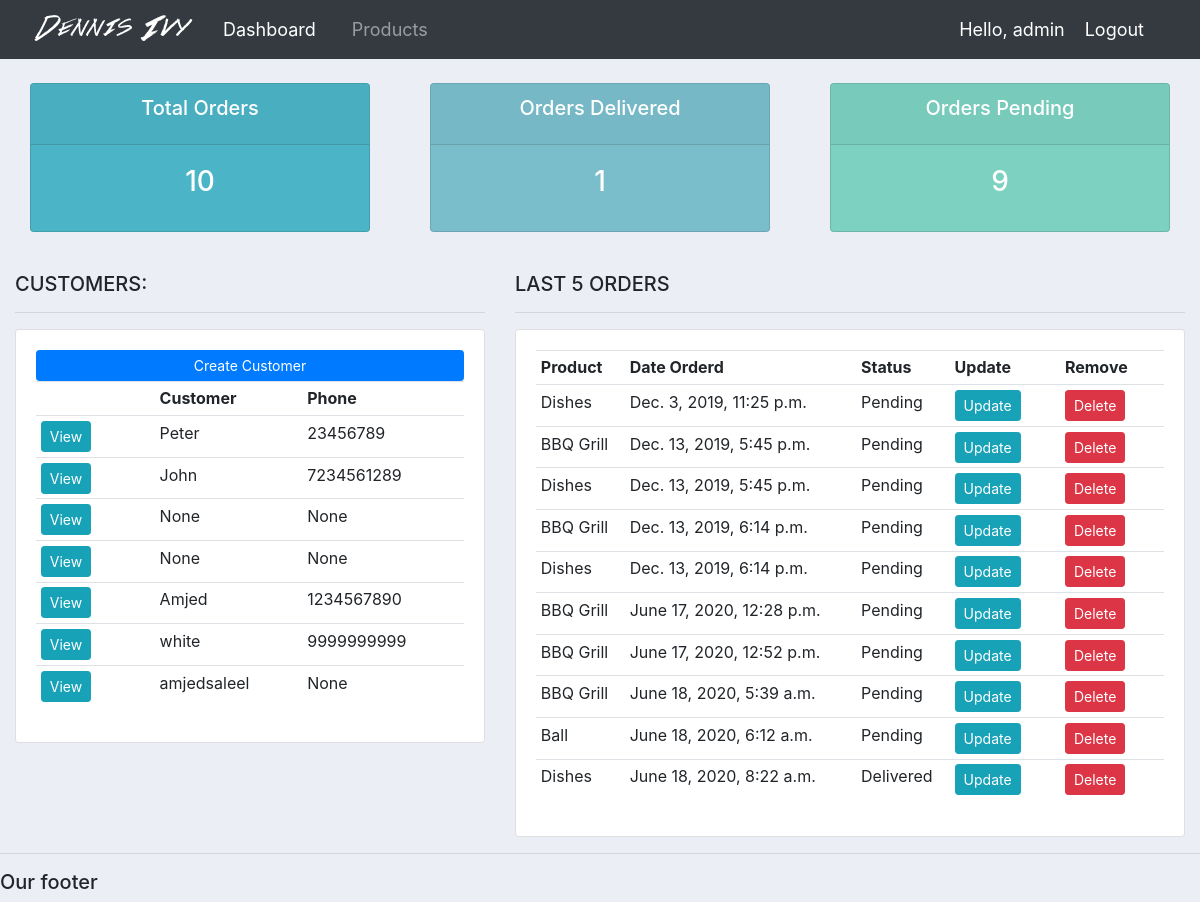
The page / (signed in) on the database its author committed.
### accounts/models.py (models this page shows, shortened)
class Customer(models.Model):
	user = models.OneToOneField(User, null=True, blank=True, on_delete=models.CASCADE)
	name = models.CharField(max_length=200, null=True)
	phone = models.CharField(max_length=200, null=True)
	email = models.CharField(max_length=200, null=True)
	profile_pic = models.ImageField(default='profile1.png', null=True, blank=True)
	date_created = models.DateTimeField(auto_now_add=True, null=True)

class Order(models.Model):
	STATUS = (
			('Pending', 'Pending'),
			('Out for delivery', 'Out for delivery'),
			('Delivered', 'Delivered'),
			)
	customer = models.ForeignKey(Customer, null=True, on_delete= models.SET_NULL)
	product = models.ForeignKey(Product, null=True, on_delete= models.SET_NULL)
	date_created = models.DateTimeField(auto_now_add=True, null=True)
	status = models.CharField(max_length=200, null=True, choices=STATUS)
	note = models.CharField(max_length=200, null=True)

class Product(models.Model):
	CATEGORY = (
			('Indoor', 'Indoor'),
			('Out Door', 'Out Door'),
			)
	name = models.CharField(max_length=200, null=True)
	price = models.FloatField(null=True)
	category = models.CharField(max_length=200, null=True, choices=CATEGORY)
	description = models.CharField(max_length=200, null=True, blank=True)
	date_created = models.DateTimeField(auto_now_add=True, null=True)
	tags = models.ManyToManyField(Tag)
	def __str__(self):
		return self.name

### accounts/decorators.py (the view)
    def wrapper_func(request, *args, **kwargs):
        group = None
        if request.user.groups.exists():
            group = request.user.groups.all()[0].name
        if group == 'customer':
            return redirect('user-page')
        if group == 'admin':
            return view_func(request, *args, **kwargs)

### accounts/views.py (called while the page is built)
@login_required(login_url='login')
@admin_only
def home(request):
    orders = Order.objects.all()
    customers = Customer.objects.all()
    total_customers = customers.count()
    total_orders = orders.count()
    delivered = orders.filter(status='Delivered').count()
    pending = orders.filter(status='Pending').count()
    context = {'orders': orders, 'customers': customers,
               'total_orders': total_orders, 'delivered': delivered,
               'pending': pending}
    return render(request, 'accounts/dashboard.html', context)

### accounts/templates/accounts/dashboard.html
{%  extends 'accounts/main.html' %}
{% block content %}
{%  include 'accounts/status.html' %}
<br>
<div class="row">
	<div class="col-md-5">
		<h5>CUSTOMERS:</h5>
		<hr>
		<div class="card card-body">
			<a class="btn btn-primary  btn-sm btn-block" href="">Create Customer</a>
			<table class="table table-sm">
				<tr>
					<th></th>
					<th>Customer</th>
					<th>Phone</th>
				</tr>
				{% for customer in customers %}
					<tr>
						<td><a class="btn btn-sm btn-info" href="{% url 'customer' customer.id %}">View</a></td>
						<td>{{customer.name}}</td>
						<td>{{customer.phone}}</td>
					</tr>
				{% endfor %}
			</table>
		</div>
	</div>
	<div class="col-md-7">
		<h5>LAST 5 ORDERS</h5>
		<hr>
		<div class="card card-body">
			<table class="table table-sm">
				<tr>
					<th>Product</th>
					<th>Date Orderd</th>
					<th>Status</th>
					<th>Update</th>
					<th>Remove</th>
				</tr>
				{% for order in orders %}
					<tr>
						<td>{{order.product}}</td>
						<td>{{order.date_created}}</td>
						<td>{{order.status}}</td>
						<td><a class="btn btn-sm btn-info" href="{% url 'update_order' order.id %}">Update</a></td>
						<td><a class="btn btn-sm btn-danger" href="{% url 'delete_order' order.id %}">Delete</a></td>
					</tr>
				{% endfor %}
			</table>
		</div>
	</div>
</div>
{% endblock %}

### accounts/templates/accounts/navbar.html (shortened to what this page needs)
{% load static %}
<nav class="navbar navbar-expand-lg navbar-dark bg-dark">
    <img src="{% static 'images/logo.png' %}">
    <div class="collapse navbar-collapse" id="navbarNav">
        <ul class="navbar-nav">
            {% if request.user.is_staff %}
            <li class="nav-item active">
                <a class="nav-link" href="{% url 'home' %}">Dashboard</a>
            </li>
            <li class="nav-item">
                <a class="nav-link" href="{% url 'products' %}">Products</a>
            </li>
            {% else %}
            <li class="nav-item">
                <a class="nav-link" href="{% url 'account' %}">Settings</a>
            </li>
            {% endif %}
        </ul>
    </div>
    <span>Hello, {{request.user}}</span>
    <span>
        <a href="{% url 'logout' %}">Logout</a>
    </span>
</nav>

### static/css/main.css (style rules this page uses)
body { background-color: #ebeff5; }

### accounts/templates/accounts/navbar.html (style rules this page uses)
span { font-size: 18px; color: #ffff; margin-right: 20px; }
a { font-size: 18px; color: #ffff; margin-right: 20px; }

### rows shown on the page
Customer: name "Peter", phone "23456789"
Customer: name "John", phone "7234561289"
Customer: name "None", phone "None"
Customer: name "None", phone "None"
Customer: name "Amjed", phone "1234567890"
Customer: name "white", phone "9999999999"
Customer: name "amjedsaleel", phone "None"
Order: product "Dishes", date_created "Dec. 3, 2019, 11:25 p.m.", status "Pending"
Order: product "BBQ Grill", date_created "Dec. 13, 2019, 5:45 p.m.", status "Pending"
Order: product "Dishes", date_created "Dec. 13, 2019, 5:45 p.m.", status "Pending"
Order: product "BBQ Grill", date_created "Dec. 13, 2019, 6:14 p.m.", status "Pending"
Order: product "Dishes", date_created "Dec. 13, 2019, 6:14 p.m.", status "Pending"
Order: product "BBQ Grill", date_created "June 17, 2020, 12:28 p.m.", status "Pending"
Order: product "BBQ Grill", date_created "June 17, 2020, 12:52 p.m.", status "Pending"
Order: product "BBQ Grill", date_created "June 18, 2020, 5:39 a.m.", status "Pending"
Order: product "Ball", date_created "June 18, 2020, 6:12 a.m.", status "Pending"
Order: product "Dishes", date_created "June 18, 2020, 8:22 a.m.", status "Delivered"

### other values the page prints
{{ request.user }} "admin"
{{ total_orders }} "10"
{{ delivered }} "1"
{{ pending }} "9"
